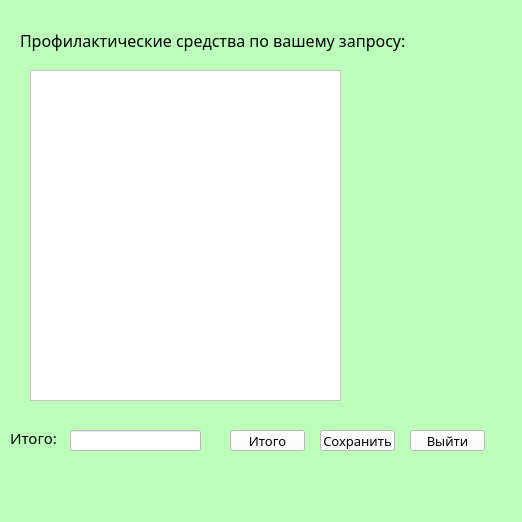
<?xml version="1.0" encoding="UTF-8"?>
<ui version="4.0">
 <class>MainWindow</class>
 <widget class="QMainWindow" name="MainWindow">
  <property name="geometry">
   <rect>
    <x>0</x>
    <y>0</y>
    <width>522</width>
    <height>522</height>
   </rect>
  </property>
  <property name="windowTitle">
   <string>MainWindow</string>
  </property>
  <property name="styleSheet">
   <string notr="true">background-color: rgb(187, 255, 187);</string>
  </property>
  <widget class="QWidget" name="centralwidget">
   <widget class="QLabel" name="label">
    <property name="geometry">
     <rect>
      <x>20</x>
      <y>20</y>
      <width>391</width>
      <height>41</height>
     </rect>
    </property>
    <property name="font">
     <font>
      <family>Microsoft YaHei UI Light</family>
      <pointsize>12</pointsize>
     </font>
    </property>
    <property name="text">
     <string>Профилактические средства по вашему запросу:</string>
    </property>
   </widget>
   <widget class="QListWidget" name="listWidget">
    <property name="geometry">
     <rect>
      <x>30</x>
      <y>70</y>
      <width>311</width>
      <height>331</height>
     </rect>
    </property>
    <property name="styleSheet">
     <string notr="true">background-color: rgb(255, 255, 255);</string>
    </property>
    <property name="selectionMode">
     <enum>QAbstractItemView::MultiSelection</enum>
    </property>
   </widget>
   <widget class="QLabel" name="label_2">
    <property name="geometry">
     <rect>
      <x>360</x>
      <y>220</y>
      <width>51</width>
      <height>51</height>
     </rect>
    </property>
    <property name="styleSheet">
     <string notr="true">background-image: url(:/newPrefix/Screenshot_8.png);</string>
    </property>
    <property name="text">
     <string/>
    </property>
    <property name="pixmap">
     <pixmap resource="../../../Desktop/proj/projj.qrc">:/newPrefix/Screenshot_8.png</pixmap>
    </property>
    <property name="scaledContents">
     <bool>true</bool>
    </property>
   </widget>
   <widget class="QLabel" name="label_3">
    <property name="geometry">
     <rect>
      <x>420</x>
      <y>300</y>
      <width>61</width>
      <height>61</height>
     </rect>
    </property>
    <property name="styleSheet">
     <string notr="true">background-image: url(:/newPrefix/Screenshot_7.png);</string>
    </property>
    <property name="text">
     <string/>
    </property>
    <property name="pixmap">
     <pixmap resource="../../../Desktop/proj/projj.qrc">:/newPrefix/Screenshot_7.png</pixmap>
    </property>
    <property name="scaledContents">
     <bool>true</bool>
    </property>
   </widget>
   <widget class="QLabel" name="label_4">
    <property name="geometry">
     <rect>
      <x>370</x>
      <y>60</y>
      <width>61</width>
      <height>61</height>
     </rect>
    </property>
    <property name="styleSheet">
     <string notr="true">background-image: url(:/newPrefix/Screenshot_9.png);</string>
    </property>
    <property name="text">
     <string/>
    </property>
    <property name="pixmap">
     <pixmap resource="../../../Desktop/proj/projj.qrc">:/newPrefix/Screenshot_9.png</pixmap>
    </property>
    <property name="scaledContents">
     <bool>true</bool>
    </property>
   </widget>
   <widget class="QLabel" name="label_5">
    <property name="geometry">
     <rect>
      <x>430</x>
      <y>140</y>
      <width>51</width>
      <height>51</height>
     </rect>
    </property>
    <property name="styleSheet">
     <string notr="true">background-image: url(:/newPrefix/Screenshot_6.png);</string>
    </property>
    <property name="text">
     <string/>
    </property>
    <property name="pixmap">
     <pixmap resource="../../../Desktop/proj/projj.qrc">:/newPrefix/Screenshot_6.png</pixmap>
    </property>
    <property name="scaledContents">
     <bool>true</bool>
    </property>
   </widget>
   <widget class="QPushButton" name="pushButton_itog">
    <property name="geometry">
     <rect>
      <x>230</x>
      <y>430</y>
      <width>75</width>
      <height>21</height>
     </rect>
    </property>
    <property name="font">
     <font>
      <family>Microsoft YaHei UI Light</family>
      <pointsize>10</pointsize>
     </font>
    </property>
    <property name="styleSheet">
     <string notr="true">background-color: rgb(255, 255, 255);</string>
    </property>
    <property name="text">
     <string>Итого</string>
    </property>
   </widget>
   <widget class="QPushButton" name="pushButton_save">
    <property name="geometry">
     <rect>
      <x>320</x>
      <y>430</y>
      <width>75</width>
      <height>21</height>
     </rect>
    </property>
    <property name="font">
     <font>
      <family>Microsoft YaHei UI Light</family>
      <pointsize>10</pointsize>
     </font>
    </property>
    <property name="styleSheet">
     <string notr="true">background-color: rgb(255, 255, 255);</string>
    </property>
    <property name="text">
     <string>Сохранить</string>
    </property>
   </widget>
   <widget class="QPushButton" name="pushButton_3">
    <property name="geometry">
     <rect>
      <x>410</x>
      <y>430</y>
      <width>75</width>
      <height>21</height>
     </rect>
    </property>
    <property name="font">
     <font>
      <family>Microsoft YaHei UI Light</family>
      <pointsize>10</pointsize>
     </font>
    </property>
    <property name="styleSheet">
     <string notr="true">background-color: rgb(255, 255, 255);</string>
    </property>
    <property name="text">
     <string>Выйти</string>
    </property>
   </widget>
   <widget class="QLabel" name="label_6">
    <property name="geometry">
     <rect>
      <x>10</x>
      <y>430</y>
      <width>51</width>
      <height>16</height>
     </rect>
    </property>
    <property name="font">
     <font>
      <family>Microsoft YaHei UI Light</family>
      <pointsize>11</pointsize>
     </font>
    </property>
    <property name="text">
     <string>Итого:</string>
    </property>
   </widget>
   <widget class="QLineEdit" name="lineEdit">
    <property name="geometry">
     <rect>
      <x>70</x>
      <y>430</y>
      <width>131</width>
      <height>21</height>
     </rect>
    </property>
    <property name="styleSheet">
     <string notr="true">background-color: rgb(255, 255, 255);</string>
    </property>
   </widget>
  </widget>
  <widget class="QMenuBar" name="menubar">
   <property name="geometry">
    <rect>
     <x>0</x>
     <y>0</y>
     <width>522</width>
     <height>21</height>
    </rect>
   </property>
  </widget>
  <widget class="QStatusBar" name="statusbar"/>
 </widget>
 <resources>
  <include location="../../../Desktop/proj/projj.qrc"/>
 </resources>
 <connections/>
</ui>
